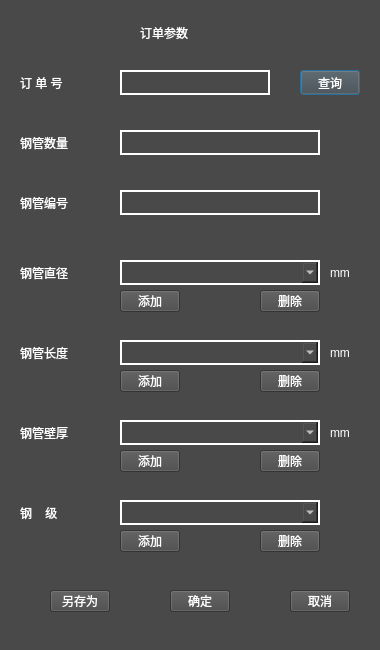
<?xml version="1.0" encoding="UTF-8"?>
<ui version="4.0">
 <class>OrderParameterClass</class>
 <widget class="QDialog" name="OrderParameterClass">
  <property name="geometry">
   <rect>
    <x>0</x>
    <y>0</y>
    <width>380</width>
    <height>650</height>
   </rect>
  </property>
  <property name="minimumSize">
   <size>
    <width>380</width>
    <height>650</height>
   </size>
  </property>
  <property name="maximumSize">
   <size>
    <width>380</width>
    <height>650</height>
   </size>
  </property>
  <property name="windowTitle">
   <string>OrderParameter</string>
  </property>
  <property name="styleSheet">
   <string notr="true">background-color: rgb(73, 73, 73);</string>
  </property>
  <widget class="QLabel" name="label">
   <property name="geometry">
    <rect>
     <x>140</x>
     <y>20</y>
     <width>95</width>
     <height>25</height>
    </rect>
   </property>
   <property name="minimumSize">
    <size>
     <width>95</width>
     <height>25</height>
    </size>
   </property>
   <property name="maximumSize">
    <size>
     <width>95</width>
     <height>25</height>
    </size>
   </property>
   <property name="styleSheet">
    <string notr="true">QLabel{
color: rgb(255, 255, 255);
font: 75 18pt &quot;新宋体&quot;;
}</string>
   </property>
   <property name="text">
    <string>订单参数</string>
   </property>
  </widget>
  <widget class="QLabel" name="label_2">
   <property name="geometry">
    <rect>
     <x>20</x>
     <y>70</y>
     <width>95</width>
     <height>25</height>
    </rect>
   </property>
   <property name="minimumSize">
    <size>
     <width>95</width>
     <height>25</height>
    </size>
   </property>
   <property name="maximumSize">
    <size>
     <width>95</width>
     <height>25</height>
    </size>
   </property>
   <property name="styleSheet">
    <string notr="true">QLabel{
color: rgb(255, 255, 255);
font: 75 16pt &quot;新宋体&quot;;
}</string>
   </property>
   <property name="text">
    <string>订 单 号</string>
   </property>
  </widget>
  <widget class="QLabel" name="label_3">
   <property name="geometry">
    <rect>
     <x>20</x>
     <y>130</y>
     <width>95</width>
     <height>25</height>
    </rect>
   </property>
   <property name="minimumSize">
    <size>
     <width>95</width>
     <height>25</height>
    </size>
   </property>
   <property name="maximumSize">
    <size>
     <width>95</width>
     <height>25</height>
    </size>
   </property>
   <property name="styleSheet">
    <string notr="true">QLabel{
color: rgb(255, 255, 255);
font: 75 16pt &quot;新宋体&quot;;
}</string>
   </property>
   <property name="text">
    <string>钢管数量</string>
   </property>
  </widget>
  <widget class="QLabel" name="label_4">
   <property name="geometry">
    <rect>
     <x>20</x>
     <y>260</y>
     <width>95</width>
     <height>25</height>
    </rect>
   </property>
   <property name="minimumSize">
    <size>
     <width>95</width>
     <height>25</height>
    </size>
   </property>
   <property name="maximumSize">
    <size>
     <width>95</width>
     <height>25</height>
    </size>
   </property>
   <property name="styleSheet">
    <string notr="true">QLabel{
color: rgb(255, 255, 255);
font: 75 16pt &quot;新宋体&quot;;
}</string>
   </property>
   <property name="text">
    <string>钢管直径</string>
   </property>
  </widget>
  <widget class="QLabel" name="label_5">
   <property name="geometry">
    <rect>
     <x>20</x>
     <y>340</y>
     <width>95</width>
     <height>25</height>
    </rect>
   </property>
   <property name="minimumSize">
    <size>
     <width>95</width>
     <height>25</height>
    </size>
   </property>
   <property name="maximumSize">
    <size>
     <width>95</width>
     <height>25</height>
    </size>
   </property>
   <property name="styleSheet">
    <string notr="true">QLabel{
color: rgb(255, 255, 255);
font: 75 16pt &quot;新宋体&quot;;
}</string>
   </property>
   <property name="text">
    <string>钢管长度</string>
   </property>
  </widget>
  <widget class="QLabel" name="label_6">
   <property name="geometry">
    <rect>
     <x>20</x>
     <y>420</y>
     <width>95</width>
     <height>25</height>
    </rect>
   </property>
   <property name="minimumSize">
    <size>
     <width>95</width>
     <height>25</height>
    </size>
   </property>
   <property name="maximumSize">
    <size>
     <width>95</width>
     <height>25</height>
    </size>
   </property>
   <property name="styleSheet">
    <string notr="true">QLabel{
color: rgb(255, 255, 255);
font: 75 16pt &quot;新宋体&quot;;
}</string>
   </property>
   <property name="text">
    <string>钢管壁厚</string>
   </property>
  </widget>
  <widget class="QLabel" name="label_7">
   <property name="geometry">
    <rect>
     <x>20</x>
     <y>500</y>
     <width>95</width>
     <height>25</height>
    </rect>
   </property>
   <property name="minimumSize">
    <size>
     <width>95</width>
     <height>25</height>
    </size>
   </property>
   <property name="maximumSize">
    <size>
     <width>95</width>
     <height>25</height>
    </size>
   </property>
   <property name="styleSheet">
    <string notr="true">QLabel{
color: rgb(255, 255, 255);
font: 75 16pt &quot;新宋体&quot;;
}</string>
   </property>
   <property name="text">
    <string>钢    级</string>
   </property>
  </widget>
  <widget class="QLineEdit" name="lineEditOrderNumber">
   <property name="geometry">
    <rect>
     <x>120</x>
     <y>70</y>
     <width>150</width>
     <height>25</height>
    </rect>
   </property>
   <property name="minimumSize">
    <size>
     <width>150</width>
     <height>25</height>
    </size>
   </property>
   <property name="maximumSize">
    <size>
     <width>150</width>
     <height>25</height>
    </size>
   </property>
   <property name="styleSheet">
    <string notr="true">QLineEdit{
color: rgb(255, 255, 255);
border: 2px solid rgb(255,255,255);
}</string>
   </property>
   <property name="text">
    <string/>
   </property>
  </widget>
  <widget class="QPushButton" name="pushButtonDemand">
   <property name="geometry">
    <rect>
     <x>300</x>
     <y>70</y>
     <width>60</width>
     <height>25</height>
    </rect>
   </property>
   <property name="minimumSize">
    <size>
     <width>60</width>
     <height>25</height>
    </size>
   </property>
   <property name="maximumSize">
    <size>
     <width>60</width>
     <height>25</height>
    </size>
   </property>
   <property name="styleSheet">
    <string notr="true">color: rgb(255, 255, 255);</string>
   </property>
   <property name="text">
    <string>查询</string>
   </property>
  </widget>
  <widget class="QLineEdit" name="lineEditSteelNumber">
   <property name="geometry">
    <rect>
     <x>120</x>
     <y>130</y>
     <width>200</width>
     <height>25</height>
    </rect>
   </property>
   <property name="minimumSize">
    <size>
     <width>200</width>
     <height>25</height>
    </size>
   </property>
   <property name="maximumSize">
    <size>
     <width>200</width>
     <height>25</height>
    </size>
   </property>
   <property name="styleSheet">
    <string notr="true">QLineEdit{
color: rgb(255, 255, 255);
border: 2px solid rgb(255,255,255);
}</string>
   </property>
   <property name="text">
    <string/>
   </property>
  </widget>
  <widget class="QPushButton" name="pushButtonDiaAdd">
   <property name="geometry">
    <rect>
     <x>120</x>
     <y>290</y>
     <width>60</width>
     <height>22</height>
    </rect>
   </property>
   <property name="minimumSize">
    <size>
     <width>60</width>
     <height>22</height>
    </size>
   </property>
   <property name="maximumSize">
    <size>
     <width>60</width>
     <height>22</height>
    </size>
   </property>
   <property name="styleSheet">
    <string notr="true">color: rgb(255, 255, 255);</string>
   </property>
   <property name="text">
    <string>添加</string>
   </property>
  </widget>
  <widget class="QPushButton" name="pushButtonDiaCut">
   <property name="geometry">
    <rect>
     <x>260</x>
     <y>290</y>
     <width>60</width>
     <height>22</height>
    </rect>
   </property>
   <property name="minimumSize">
    <size>
     <width>60</width>
     <height>22</height>
    </size>
   </property>
   <property name="maximumSize">
    <size>
     <width>60</width>
     <height>22</height>
    </size>
   </property>
   <property name="styleSheet">
    <string notr="true">color: rgb(255, 255, 255);</string>
   </property>
   <property name="text">
    <string>删除</string>
   </property>
  </widget>
  <widget class="QPushButton" name="pushButtonLengthAdd">
   <property name="geometry">
    <rect>
     <x>120</x>
     <y>370</y>
     <width>60</width>
     <height>22</height>
    </rect>
   </property>
   <property name="minimumSize">
    <size>
     <width>60</width>
     <height>22</height>
    </size>
   </property>
   <property name="maximumSize">
    <size>
     <width>60</width>
     <height>22</height>
    </size>
   </property>
   <property name="styleSheet">
    <string notr="true">color: rgb(255, 255, 255);</string>
   </property>
   <property name="text">
    <string>添加</string>
   </property>
  </widget>
  <widget class="QPushButton" name="pushButtonLengthCut">
   <property name="geometry">
    <rect>
     <x>260</x>
     <y>370</y>
     <width>60</width>
     <height>22</height>
    </rect>
   </property>
   <property name="minimumSize">
    <size>
     <width>60</width>
     <height>22</height>
    </size>
   </property>
   <property name="maximumSize">
    <size>
     <width>60</width>
     <height>22</height>
    </size>
   </property>
   <property name="styleSheet">
    <string notr="true">color: rgb(255, 255, 255);</string>
   </property>
   <property name="text">
    <string>删除</string>
   </property>
  </widget>
  <widget class="QPushButton" name="pushButtonPlyAdd">
   <property name="geometry">
    <rect>
     <x>120</x>
     <y>450</y>
     <width>60</width>
     <height>22</height>
    </rect>
   </property>
   <property name="minimumSize">
    <size>
     <width>60</width>
     <height>22</height>
    </size>
   </property>
   <property name="maximumSize">
    <size>
     <width>60</width>
     <height>22</height>
    </size>
   </property>
   <property name="styleSheet">
    <string notr="true">color: rgb(255, 255, 255);</string>
   </property>
   <property name="text">
    <string>添加</string>
   </property>
  </widget>
  <widget class="QPushButton" name="pushButtonPlyCut">
   <property name="geometry">
    <rect>
     <x>260</x>
     <y>450</y>
     <width>60</width>
     <height>22</height>
    </rect>
   </property>
   <property name="minimumSize">
    <size>
     <width>60</width>
     <height>22</height>
    </size>
   </property>
   <property name="maximumSize">
    <size>
     <width>60</width>
     <height>22</height>
    </size>
   </property>
   <property name="styleSheet">
    <string notr="true">color: rgb(255, 255, 255);</string>
   </property>
   <property name="text">
    <string>删除</string>
   </property>
  </widget>
  <widget class="QPushButton" name="pushButtonRunkCut">
   <property name="geometry">
    <rect>
     <x>260</x>
     <y>530</y>
     <width>60</width>
     <height>22</height>
    </rect>
   </property>
   <property name="minimumSize">
    <size>
     <width>60</width>
     <height>22</height>
    </size>
   </property>
   <property name="maximumSize">
    <size>
     <width>60</width>
     <height>22</height>
    </size>
   </property>
   <property name="styleSheet">
    <string notr="true">color: rgb(255, 255, 255);</string>
   </property>
   <property name="text">
    <string>删除</string>
   </property>
  </widget>
  <widget class="QPushButton" name="pushButtonRunkAdd">
   <property name="geometry">
    <rect>
     <x>120</x>
     <y>530</y>
     <width>60</width>
     <height>22</height>
    </rect>
   </property>
   <property name="minimumSize">
    <size>
     <width>60</width>
     <height>22</height>
    </size>
   </property>
   <property name="maximumSize">
    <size>
     <width>60</width>
     <height>22</height>
    </size>
   </property>
   <property name="styleSheet">
    <string notr="true">color: rgb(255, 255, 255);</string>
   </property>
   <property name="text">
    <string>添加</string>
   </property>
  </widget>
  <widget class="QComboBox" name="comboBoxSteelDia">
   <property name="geometry">
    <rect>
     <x>120</x>
     <y>260</y>
     <width>200</width>
     <height>25</height>
    </rect>
   </property>
   <property name="minimumSize">
    <size>
     <width>200</width>
     <height>25</height>
    </size>
   </property>
   <property name="maximumSize">
    <size>
     <width>200</width>
     <height>25</height>
    </size>
   </property>
   <property name="styleSheet">
    <string notr="true">QComboBox{
color: rgb(255, 255, 255);
border: 2px solid rgb(255,255,255);
}</string>
   </property>
   <property name="editable">
    <bool>true</bool>
   </property>
  </widget>
  <widget class="QComboBox" name="comboBoxSteelLength">
   <property name="geometry">
    <rect>
     <x>120</x>
     <y>340</y>
     <width>200</width>
     <height>25</height>
    </rect>
   </property>
   <property name="minimumSize">
    <size>
     <width>200</width>
     <height>25</height>
    </size>
   </property>
   <property name="maximumSize">
    <size>
     <width>200</width>
     <height>25</height>
    </size>
   </property>
   <property name="styleSheet">
    <string notr="true">QComboBox{
color: rgb(255, 255, 255);
border: 2px solid rgb(255,255,255);
}</string>
   </property>
   <property name="editable">
    <bool>true</bool>
   </property>
  </widget>
  <widget class="QComboBox" name="comboBoxSteelPly">
   <property name="geometry">
    <rect>
     <x>120</x>
     <y>420</y>
     <width>200</width>
     <height>25</height>
    </rect>
   </property>
   <property name="minimumSize">
    <size>
     <width>200</width>
     <height>25</height>
    </size>
   </property>
   <property name="maximumSize">
    <size>
     <width>200</width>
     <height>25</height>
    </size>
   </property>
   <property name="styleSheet">
    <string notr="true">QComboBox{
color: rgb(255, 255, 255);
border: 2px solid rgb(255,255,255);
}</string>
   </property>
   <property name="editable">
    <bool>true</bool>
   </property>
  </widget>
  <widget class="QComboBox" name="comboBoxSteelRank">
   <property name="geometry">
    <rect>
     <x>120</x>
     <y>500</y>
     <width>200</width>
     <height>25</height>
    </rect>
   </property>
   <property name="minimumSize">
    <size>
     <width>200</width>
     <height>25</height>
    </size>
   </property>
   <property name="maximumSize">
    <size>
     <width>200</width>
     <height>25</height>
    </size>
   </property>
   <property name="styleSheet">
    <string notr="true">QComboBox{
color: rgb(255, 255, 255);
border: 2px solid rgb(255,255,255);
}</string>
   </property>
   <property name="editable">
    <bool>true</bool>
   </property>
  </widget>
  <widget class="QPushButton" name="pushButtonSaveAs">
   <property name="geometry">
    <rect>
     <x>50</x>
     <y>590</y>
     <width>60</width>
     <height>22</height>
    </rect>
   </property>
   <property name="minimumSize">
    <size>
     <width>60</width>
     <height>22</height>
    </size>
   </property>
   <property name="maximumSize">
    <size>
     <width>60</width>
     <height>22</height>
    </size>
   </property>
   <property name="styleSheet">
    <string notr="true">color: rgb(255, 255, 255);</string>
   </property>
   <property name="text">
    <string>另存为</string>
   </property>
  </widget>
  <widget class="QPushButton" name="pushButtonYes">
   <property name="geometry">
    <rect>
     <x>170</x>
     <y>590</y>
     <width>60</width>
     <height>22</height>
    </rect>
   </property>
   <property name="minimumSize">
    <size>
     <width>60</width>
     <height>22</height>
    </size>
   </property>
   <property name="maximumSize">
    <size>
     <width>60</width>
     <height>22</height>
    </size>
   </property>
   <property name="styleSheet">
    <string notr="true">color: rgb(255, 255, 255);</string>
   </property>
   <property name="text">
    <string>确定</string>
   </property>
  </widget>
  <widget class="QPushButton" name="pushButtonNo">
   <property name="geometry">
    <rect>
     <x>290</x>
     <y>590</y>
     <width>60</width>
     <height>22</height>
    </rect>
   </property>
   <property name="minimumSize">
    <size>
     <width>60</width>
     <height>22</height>
    </size>
   </property>
   <property name="maximumSize">
    <size>
     <width>60</width>
     <height>22</height>
    </size>
   </property>
   <property name="styleSheet">
    <string notr="true">color: rgb(255, 255, 255);</string>
   </property>
   <property name="text">
    <string>取消</string>
   </property>
  </widget>
  <widget class="QLabel" name="label_9">
   <property name="geometry">
    <rect>
     <x>330</x>
     <y>420</y>
     <width>25</width>
     <height>25</height>
    </rect>
   </property>
   <property name="minimumSize">
    <size>
     <width>25</width>
     <height>25</height>
    </size>
   </property>
   <property name="maximumSize">
    <size>
     <width>25</width>
     <height>25</height>
    </size>
   </property>
   <property name="styleSheet">
    <string notr="true">QLabel{
color: rgb(255, 255, 255);
font: 75 16pt &quot;新宋体&quot;;
}</string>
   </property>
   <property name="text">
    <string>mm</string>
   </property>
  </widget>
  <widget class="QLabel" name="label_10">
   <property name="geometry">
    <rect>
     <x>330</x>
     <y>340</y>
     <width>25</width>
     <height>25</height>
    </rect>
   </property>
   <property name="minimumSize">
    <size>
     <width>25</width>
     <height>25</height>
    </size>
   </property>
   <property name="maximumSize">
    <size>
     <width>25</width>
     <height>25</height>
    </size>
   </property>
   <property name="styleSheet">
    <string notr="true">QLabel{
color: rgb(255, 255, 255);
font: 75 16pt &quot;新宋体&quot;;
}</string>
   </property>
   <property name="text">
    <string>mm</string>
   </property>
  </widget>
  <widget class="QLabel" name="label_11">
   <property name="geometry">
    <rect>
     <x>330</x>
     <y>260</y>
     <width>25</width>
     <height>25</height>
    </rect>
   </property>
   <property name="minimumSize">
    <size>
     <width>25</width>
     <height>25</height>
    </size>
   </property>
   <property name="maximumSize">
    <size>
     <width>25</width>
     <height>25</height>
    </size>
   </property>
   <property name="styleSheet">
    <string notr="true">QLabel{
color: rgb(255, 255, 255);
font: 75 16pt &quot;新宋体&quot;;
}</string>
   </property>
   <property name="text">
    <string>mm</string>
   </property>
  </widget>
  <widget class="QLineEdit" name="lineEditSteelName">
   <property name="geometry">
    <rect>
     <x>120</x>
     <y>190</y>
     <width>200</width>
     <height>25</height>
    </rect>
   </property>
   <property name="minimumSize">
    <size>
     <width>200</width>
     <height>25</height>
    </size>
   </property>
   <property name="maximumSize">
    <size>
     <width>200</width>
     <height>25</height>
    </size>
   </property>
   <property name="styleSheet">
    <string notr="true">QLineEdit{
color: rgb(255, 255, 255);
border: 2px solid rgb(255,255,255);
}</string>
   </property>
   <property name="text">
    <string/>
   </property>
  </widget>
  <widget class="QLabel" name="label_8">
   <property name="geometry">
    <rect>
     <x>20</x>
     <y>190</y>
     <width>95</width>
     <height>25</height>
    </rect>
   </property>
   <property name="minimumSize">
    <size>
     <width>95</width>
     <height>25</height>
    </size>
   </property>
   <property name="maximumSize">
    <size>
     <width>95</width>
     <height>25</height>
    </size>
   </property>
   <property name="styleSheet">
    <string notr="true">QLabel{
color: rgb(255, 255, 255);
font: 75 16pt &quot;新宋体&quot;;
}</string>
   </property>
   <property name="text">
    <string>钢管编号</string>
   </property>
  </widget>
 </widget>
 <layoutdefault spacing="6" margin="11"/>
 <resources>
  <include location="orderparameter.qrc"/>
 </resources>
 <connections/>
</ui>
